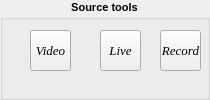
                 <widget class="QGroupBox" name="gpSourceTools_2">
                  <property name="minimumSize">
                   <size>
                    <width>0</width>
                    <height>100</height>
                   </size>
                  </property>
                  <property name="font">
                   <font>
                    <pointsize>8</pointsize>
                    <weight>75</weight>
                    <bold>true</bold>
                   </font>
                  </property>
                  <property name="title">
                   <string>Source tools</string>
                  </property>
                  <property name="alignment">
                   <set>Qt::AlignHCenter|Qt::AlignTop</set>
                  </property>
                  <widget class="QToolButton" name="btnVideo_2">
                   <property name="geometry">
                    <rect>
                     <x>30</x>
                     <y>30</y>
                     <width>41</width>
                     <height>41</height>
                    </rect>
                   </property>
                   <property name="font">
                    <font>
                     <family>Times New Roman</family>
                     <pointsize>10</pointsize>
                     <weight>50</weight>
                     <italic>true</italic>
                     <bold>false</bold>
                    </font>
                   </property>
                   <property name="text">
                    <string>Video</string>
                   </property>
                   <property name="icon">
                    <iconset>
                     <normaloff>ICONS/play-movies-icon.png</normaloff>ICONS/play-movies-icon.png</iconset>
                   </property>
                   <property name="iconSize">
                    <size>
                     <width>12</width>
                     <height>12</height>
                    </size>
                   </property>
                   <property name="checkable">
                    <bool>true</bool>
                   </property>
                   <property name="autoExclusive">
                    <bool>true</bool>
                   </property>
                   <property name="toolButtonStyle">
                    <enum>Qt::ToolButtonTextUnderIcon</enum>
                   </property>
                  </widget>
                  <widget class="QToolButton" name="btnRecord_2">
                   <property name="geometry">
                    <rect>
                     <x>160</x>
                     <y>30</y>
                     <width>41</width>
                     <height>41</height>
                    </rect>
                   </property>
                   <property name="font">
                    <font>
                     <family>Times New Roman</family>
                     <pointsize>10</pointsize>
                     <weight>50</weight>
                     <italic>true</italic>
                     <bold>false</bold>
                    </font>
                   </property>
                   <property name="text">
                    <string>Record</string>
                   </property>
                   <property name="icon">
                    <iconset>
                     <normaloff>ICONS/Actions-media-record-icon.png</normaloff>ICONS/Actions-media-record-icon.png</iconset>
                   </property>
                   <property name="iconSize">
                    <size>
                     <width>12</width>
                     <height>12</height>
                    </size>
                   </property>
                   <property name="checkable">
                    <bool>true</bool>
                   </property>
                   <property name="autoExclusive">
                    <bool>true</bool>
                   </property>
                   <property name="toolButtonStyle">
                    <enum>Qt::ToolButtonTextUnderIcon</enum>
                   </property>
                  </widget>
                  <widget class="QToolButton" name="btnLive_2">
                   <property name="geometry">
                    <rect>
                     <x>100</x>
                     <y>30</y>
                     <width>41</width>
                     <height>41</height>
                    </rect>
                   </property>
                   <property name="font">
                    <font>
                     <family>Times New Roman</family>
                     <pointsize>10</pointsize>
                     <weight>50</weight>
                     <italic>true</italic>
                     <bold>false</bold>
                    </font>
                   </property>
                   <property name="text">
                    <string>Live</string>
                   </property>
                   <property name="icon">
                    <iconset>
                     <normaloff>ICONS/Pause-Normal-Red-icon.png</normaloff>ICONS/Pause-Normal-Red-icon.png</iconset>
                   </property>
                   <property name="iconSize">
                    <size>
                     <width>12</width>
                     <height>12</height>
                    </size>
                   </property>
                   <property name="checkable">
                    <bool>true</bool>
                   </property>
                   <property name="checked">
                    <bool>false</bool>
                   </property>
                   <property name="autoExclusive">
                    <bool>true</bool>
                   </property>
                   <property name="toolButtonStyle">
                    <enum>Qt::ToolButtonTextUnderIcon</enum>
                   </property>
                  </widget>
                 </widget>
